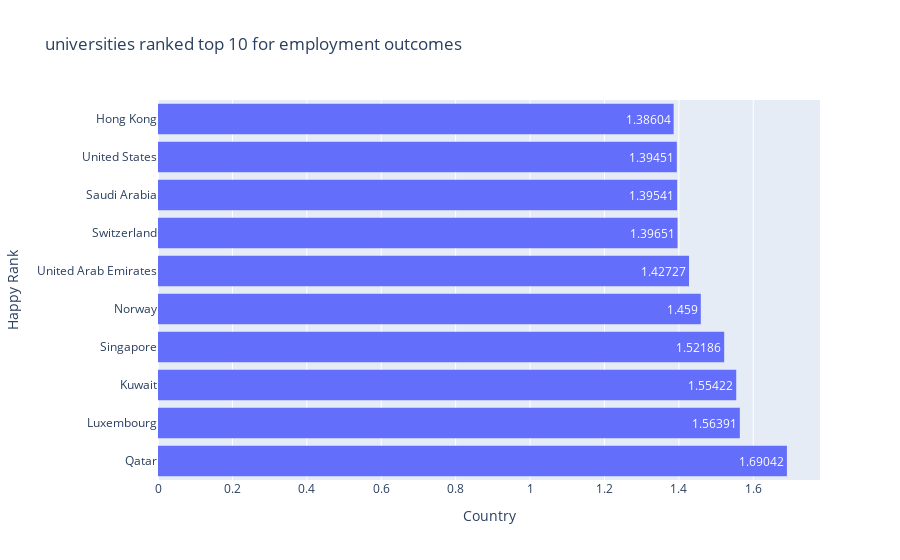

The notebook cell saved with this chart:
### Code cell
fig = px.histogram(GDP_score, x='GDP', y="Country",title="universities ranked top 10 for employment outcomes ", text_auto=True).update_xaxes(categoryorder='total ascending').update_layout(
    xaxis_title="Country", yaxis_title="Happy Rank"
)
fig = px.histogram(GDP_score, x='GDP', y="Country",title="universities ranked top 10 for employment outcomes ", text_auto=True).update_xaxes(categoryorder='total ascending').update_layout(
    xaxis_title="Country", yaxis_title="Happy Rank"
)
fig.show()

### Figure 1 — Plotly figure (JSON) as saved in the notebook; plotly's stock layout.template omitted (floating-point values rounded to 4 significant figures)
{"data": [{"alignmentgroup": "True", "bingroup": "y", "histfunc": "sum", "hovertemplate": "sum of GDP=%{x}<br>Country=%{y}<extra></extra>", "legendgroup": "", "marker": {"color": "#636efa", "pattern": {"shape": ""}}, "name": "", "offsetgroup": "", "orientation": "h", "showlegend": false, "texttemplate": "%{value}", "type": "histogram", "x": [1.69, 1.564, 1.554, 1.522, 1.459, 1.427, 1.397, 1.395, 1.395, 1.386], "xaxis": "x", "y": ["Qatar", "Luxembourg", "Kuwait", "Singapore", "Norway", "United Arab Emirates", "Switzerland", "Saudi Arabia", "United States", "Hong Kong"], "yaxis": "y"}], "layout": {"barmode": "relative", "legend": {"tracegroupgap": 0}, "title": {"text": "universities ranked top 10 for employment outcomes "}, "xaxis": {"anchor": "y", "categoryorder": "total ascending", "domain": [0, 1], "title": {"text": "Country"}}, "yaxis": {"anchor": "x", "domain": [0, 1], "title": {"text": "Happy Rank"}}}}
